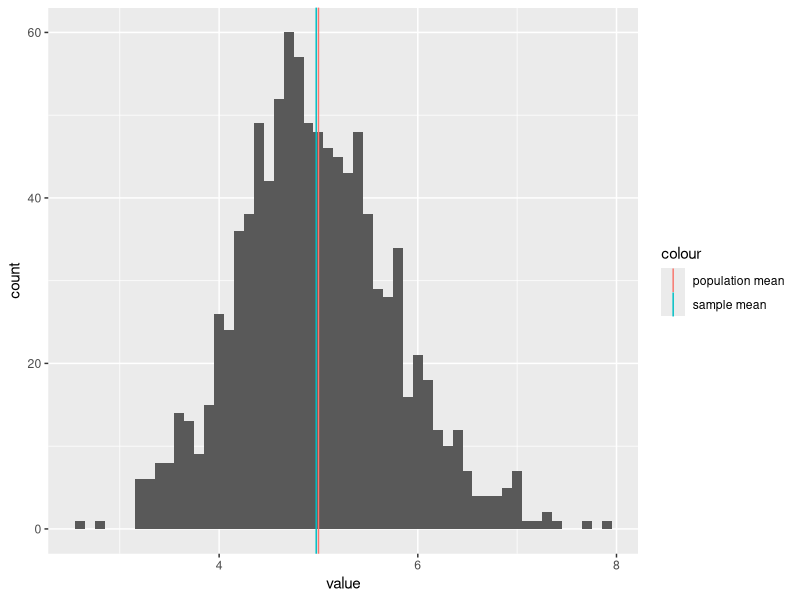
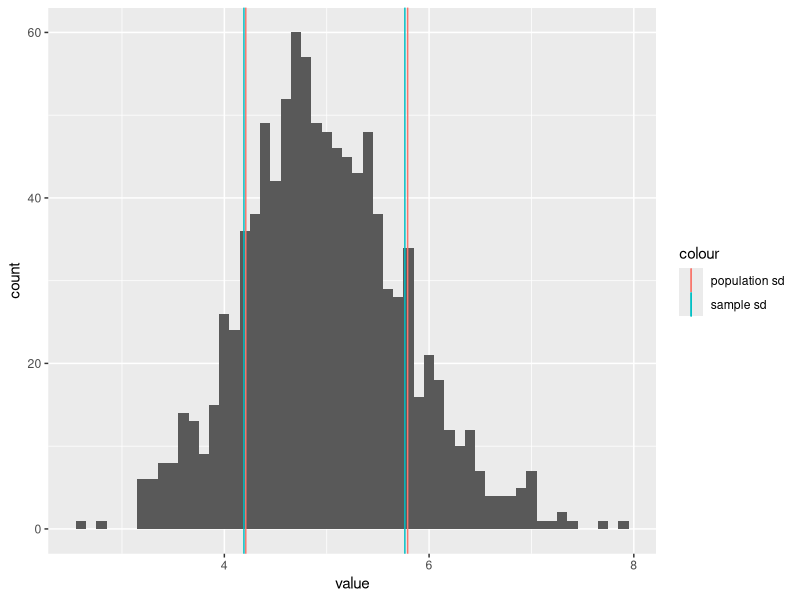
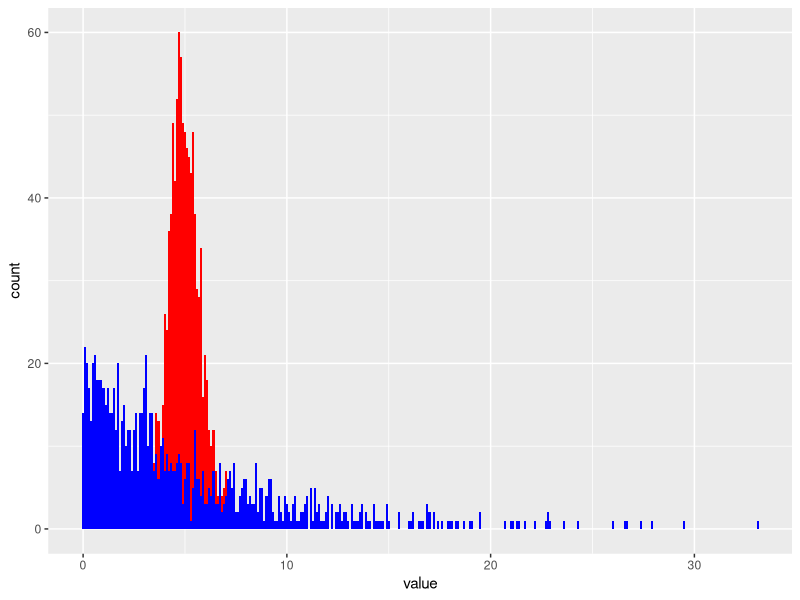
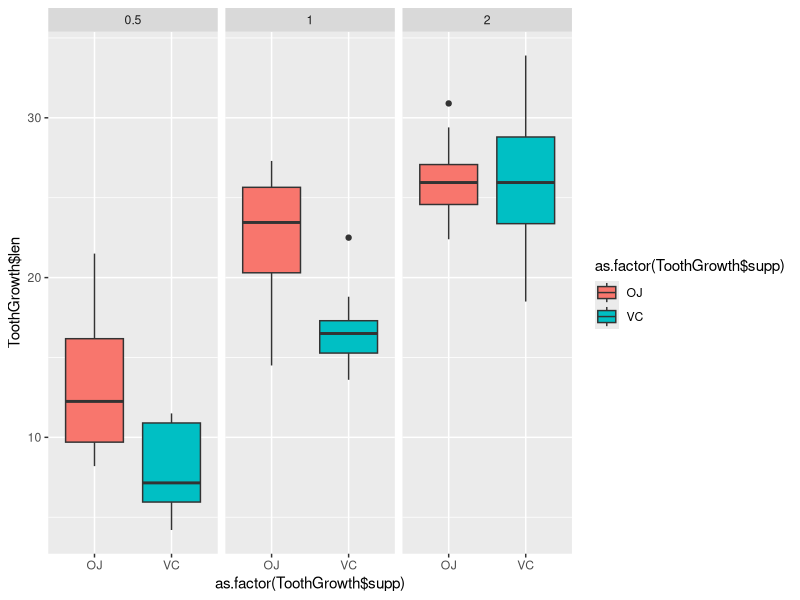

The R script that drew these images, in order:
# "generate 40 exponentials" refers to generating 
# 40 random numbers from an exponential distribution.
# we are going to generate 40 exponentials a 1000 times

nosim <- 1000
lambda <- 0.2
n <- 40

m <- matrix(rexp(nosim*n, rate = lambda), nosim)

mn <- apply(m, 1, mean)

# equal to the theoretical standard deviation of the population
sd(mn)*sqrt(40)

df <- data.frame(mean = mn, exponential = m[,1])

library(reshape2)

df <- melt(df)

library(ggplot2)

# comparing theoretical vs. experimental means
a <- ggplot(df, aes(x = value)) + 
        geom_histogram(data = subset(df, df$variable == "mean"), binwidth = 0.1) + 
        geom_vline(aes(xintercept = mean(mn), colour = "sample mean")) + 
        geom_vline(aes(xintercept = 1/lambda, color = "population mean"))
a

# comparing sample sd vs. theoretical sd
b <- ggplot(df, aes(x = value)) + 
        geom_histogram(data = subset(df, df$variable == "mean"), binwidth = 0.1) + 
        geom_vline(aes(xintercept = mean(mn) - sd(mn), colour = "sample sd")) + 
        geom_vline(aes(xintercept = mean(mn) + sd(mn), colour = "sample sd")) +
        geom_vline(aes(xintercept = 1/lambda - (1/lambda)/sqrt(n), color = "population sd")) +
        geom_vline(aes(xintercept = 1/lambda + (1/lambda)/sqrt(n), color = "population sd"))
b

# comparing distribution of exponentials vs. means of exponentials
h <- ggplot(df, aes(x = value)) + 
        geom_histogram(data = subset(df, df$variable == "mean"), binwidth = 0.1, fill = "red") +
        geom_histogram(data = subset(df, df$variable == "exponential"), binwidth = 0.1, fill = "blue") 
h


#################################################################
#################################################################
#################################################################

# Tooth Growth

data("ToothGrowth")

c <- ggplot(ToothGrowth, aes(x = as.factor(ToothGrowth$supp), y = ToothGrowth$len)) + 
        geom_boxplot(aes(fill = as.factor(ToothGrowth$supp))) + 
        facet_grid(.~dose)
c